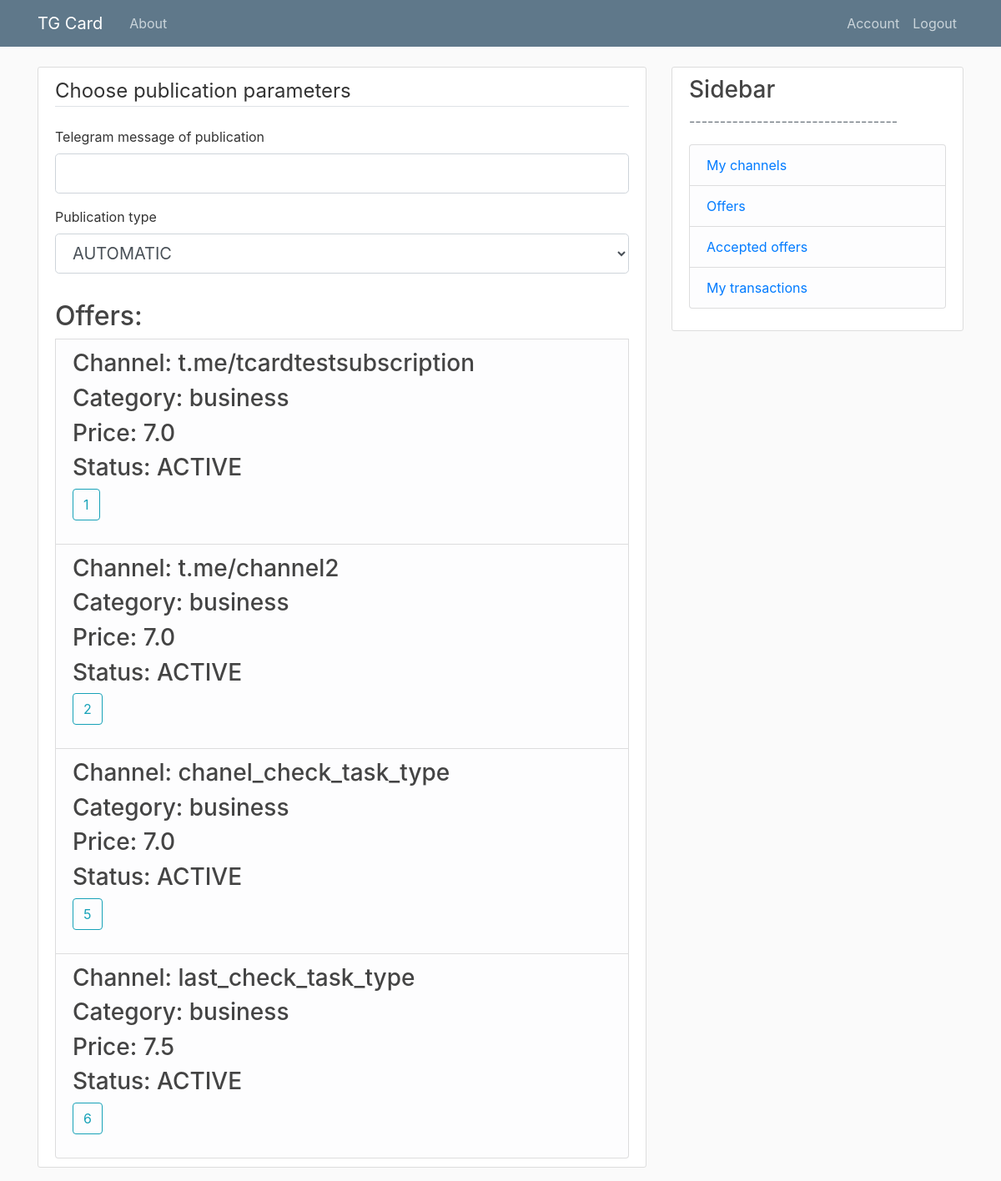
Screenshot of /offerList (signed in) with the database file from the repository.
### models.py (models this page shows, shortened)
class Offer(db.Model):
    id = db.Column(db.Integer, primary_key=True)
    tgLink = db.Column(db.String, index=True, unique=True, nullable=False)
    offerType = db.Column(db.String, index=True, nullable=False) # click \ subscribe
    price = db.Column(db.Float, index=True, nullable=False)
    status = db.Column(db.Integer, index=True, nullable=False) # active \ inactive
    advertId = db.Column(db.Integer, db.ForeignKey('user.id'), nullable=False)
    tasks = db.relationship('Task', backref='offer', lazy=True)
    categoryListAdv = db.relationship('CategoryListAdv', backref='offer', lazy=True)

class Category(db.Model):
    id = db.Column(db.Integer, primary_key=True)
    title = db.Column(db.String, index=True, unique=True, nullable=False)
    categoryListAdv = db.relationship('CategoryListAdv', backref='category', lazy=True)
    categoryListAff = db.relationship('CategoryListAff', backref='category', lazy=True)

### routes.py (the view, shortened to what this page needs)
@app.route("/offerList", methods=['GET', 'POST'])
@affiliate_access_level()
@login_required
def offerList():
    offers = list()
    if current_user.channels:
        categories = CategoryListAdv.query.join(CategoryListAff, CategoryListAff.categoryId == CategoryListAdv.categoryId).filter(CategoryListAdv.id == current_user.channels[0].categoryListAff[0].id).all()
        offersAll = Offer.query.filter_by(status='ACTIVE').all()
        for offer in offersAll:
            if offer.categoryListAdv[0].categoryId == categories[0].categoryId:
                offers.append(offer)
    form = CreateOfferListForm()
    return render_template('offerList.html', title='OfferList', form=form, offers=offers)

### forms.py
class CreateOfferListForm(FlaskForm):
    previevText = StringField('Telegram message of publication', validators=[DataRequired()])
    taskType = SelectField('Publication type',
                        choices=[('0','AUTOMATIC'), ('1','MANUAL')])
    submit = SubmitField('choose offer')

### models.py (called while the page is built)
@login_manager.user_loader
def load_user(user_id):
    return User.query.get(int(user_id))

### routes.py (called while the page is built)
def affiliate_access_level():
    def decorator(f):
        @wraps(f)
        def decorated_function(*args, **kwargs):
            if current_user.role != 'AFFILIATE':
                return redirect(url_for('access_error_page'))
            return f(*args, **kwargs)
        return decorated_function
    return decorator

### templates/offerList.html (shortened to what this page needs)
{% extends "layout.html" %}
{% block content %}
    <div class="content-section">
    <form method="POST" action="{{ url_for('offerList') }}">
        <fieldset class="form-group">
            <legend class="border-bottom mb-4">Choose publication parameters</legend>
            <div class="form-group">
                {{ form.previevText.label(class="form-control-label") }}
                {% if form.previevText.errors %}
                    {{ form.previevText(class="form-control form-control-lg is-invalid") }}
                    <div class="invalid-feedback">
                        {% for error in form.previevText.errors %}
                            <span>{{ error }}</span>
                        {% endfor %}
                    </div>
                {% else %}
                    {{ form.previevText(class="form-control form-control-lg") }}
                {% endif %}
            </div>
            <div class="form-group">
                {{ form.taskType.label(class="form-control-label") }}
                {% if form.taskType.errors %}
                    {{ form.taskType(class="form-control form-control-lg is-invalid") }}
                    <div class="invalid-feedback">
                        {% for error in form.taskType.errors %}
                            <span>{{ error }}</span>
                        {% endfor %}
                    </div>
                {% else %}
                    {{ form.taskType(class="form-control form-control-lg") }}
                {% endif %}
            </div>
        </fieldset>
    <h2>Offers: </h2>
    {% for offer in offers %}
    <li class="list-group-item list-group-item-light">
    <table>
        <tr>
                <ul class="list-group">
                    <h3>Channel: {{offer.tgLink}} </h3>
                    <h3>Category: {{offer.categoryListAdv[0].category.title}}</h3>
                    <h3>Price: {{offer.price}}</h3>
                    <h3>Status: {{offer.status}}</h3>
    	            <div class="form-group">
         	       <input class="btn btn-outline-info" id="submit" name="submit" type="submit" value="{{ offer.id }}">
    	            </div>
                </ul>
        </tr>
    </table>
    </li>
    {% endfor %}
    </div>
{% endblock content %}

### static/main.css (style rules this page uses)
body { background: #fafafa; color: #333333; margin-top: 5rem; }
h1, h2, h3, h4, h5, h6 { color: #444444; }
.content-section { background: #ffffff; padding: 10px 20px; border: 1px solid #dddddd; border-radius: 3px; margin-bottom: 20px; }

### rows the page displays
Offer: tgLink "t.me/tcardtestsubscription", title "business", price "7.0", status "ACTIVE", submit "1"
Offer: tgLink "t.me/channel2", title "business", price "7.0", status "ACTIVE", submit "2"
Offer: tgLink "chanel_check_task_type", title "business", price "7.0", status "ACTIVE", submit "5"
Offer: tgLink "last_check_task_type", title "business", price "7.5", status "ACTIVE", submit "6"
